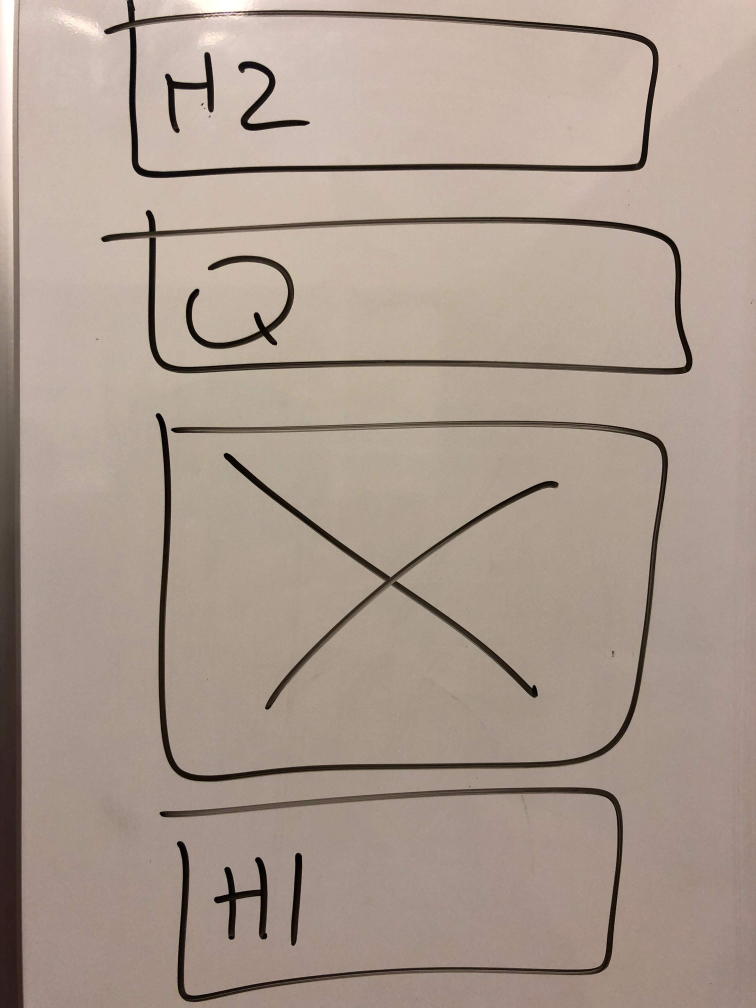
#> input picture dataset/IMG_2915.jpg, 3024 x 4032 px (shown at 1/4 size); its folder holds 2 pictures in this run
$ python preprocess.py dataset out.png
#> lines starting #> are read from the running program, lines starting #| are printed output that depends on the picture
import sys
import cv2
import numpy as np
import os
import base64

def format_path(path):
    if(path[-1:] == '/'):
        path = path[:-1]
    return path

def extension(picname):
    ind = picname.index('.')
    ext = picname[ind + 1 : ]
    return ext

def processImg(img):
    backtorgb = cv2.cvtColor(img,cv2.COLOR_GRAY2BGR)
    resized = cv2.resize(backtorgb, (720,720))
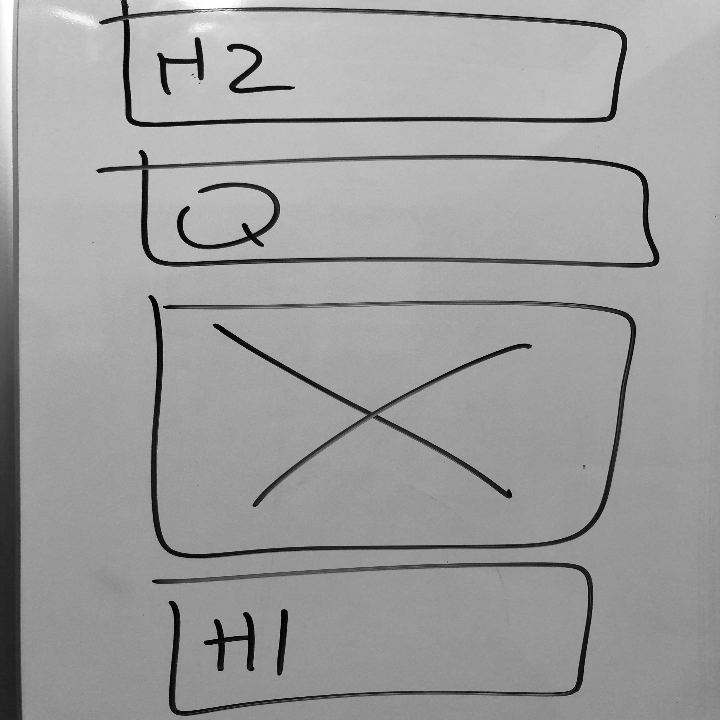
#> resized: shape (720, 720, 3); min 0, max 255, mean 157.6
    blurred = cv2.medianBlur(resized, 5)
#> (the run stopped early here; a loop or call above may not have finished)

$ run again, on dataset/IMG_2920.jpg
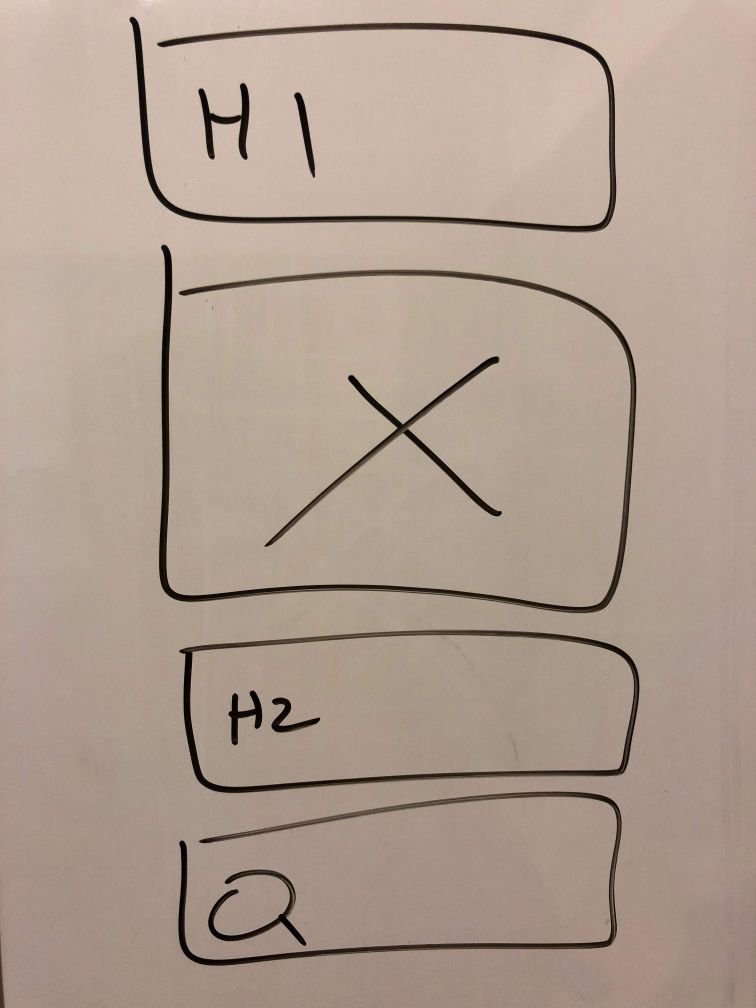
#> input picture dataset/IMG_2920.jpg, 3024 x 4032 px (shown at 1/4 size)
#> in preprocess, `img = cv2.imread(pic, 0)`:
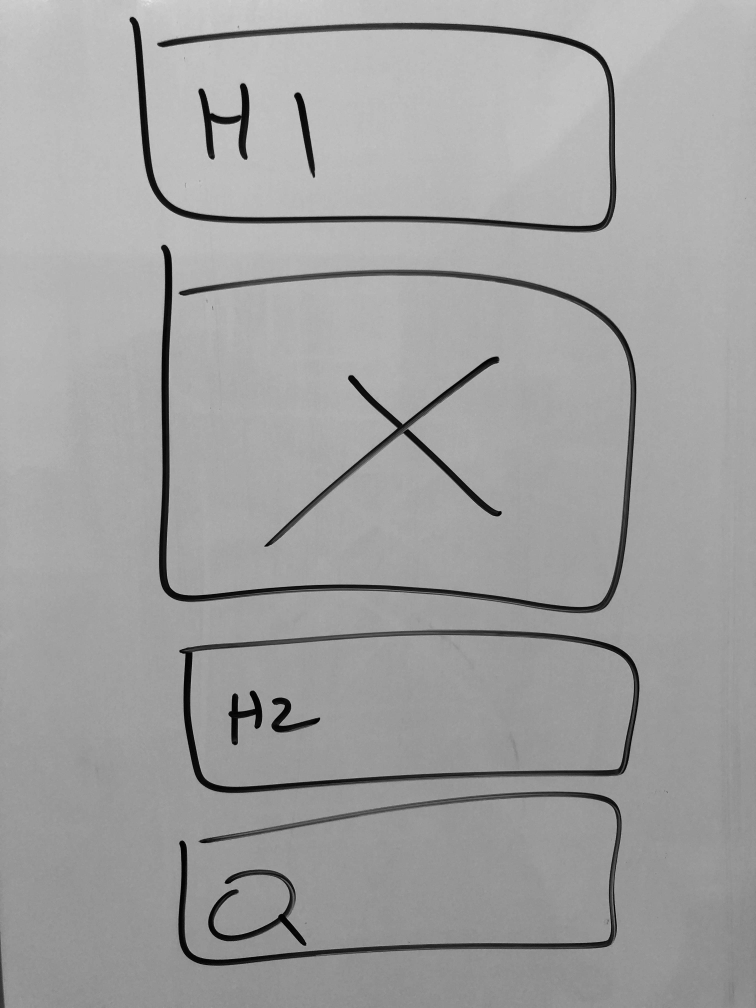
#> img: shape (4032, 3024) (shown at 1/4 size); min 0, max 239, mean 160.6
#> in processImg, `resized = cv2.resize(backtorgb, (720,720))`:
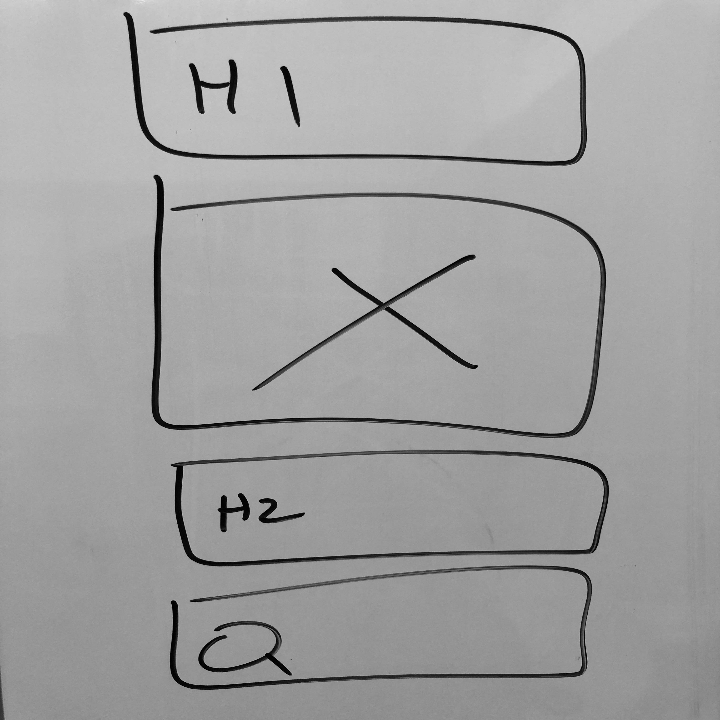
#> resized: shape (720, 720, 3); min 0, max 233, mean 160.5

$ run again, on dataset/IMG_2923.jpg
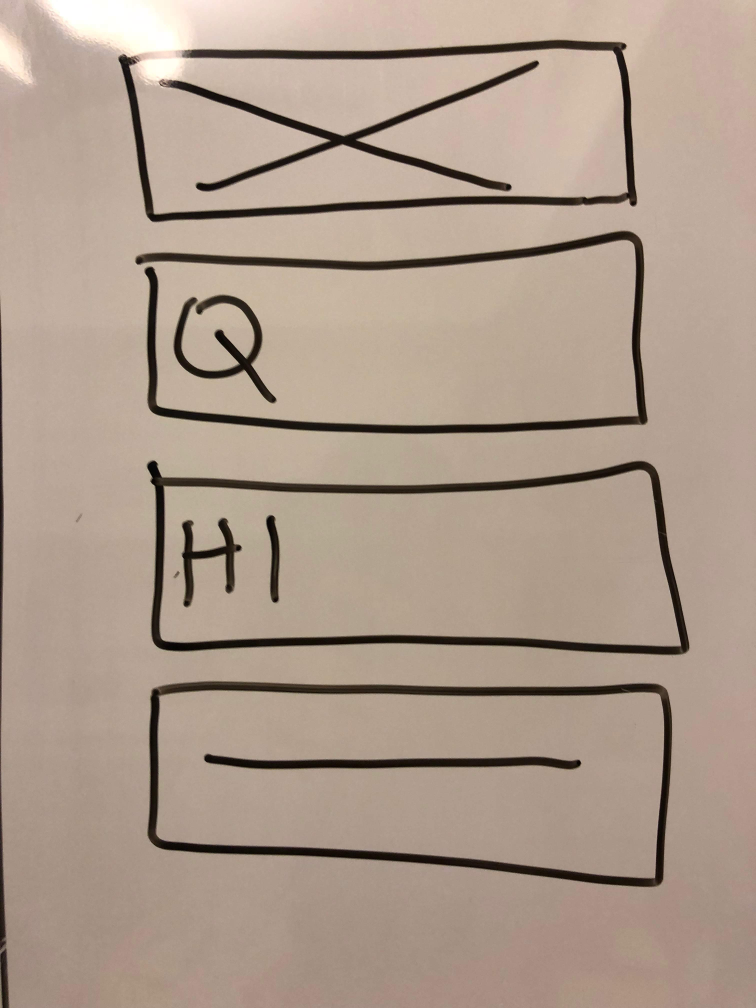
#> input picture dataset/IMG_2923.jpg, 3024 x 4032 px (shown at 1/4 size)
#> in preprocess, `img = cv2.imread(pic, 0)`:
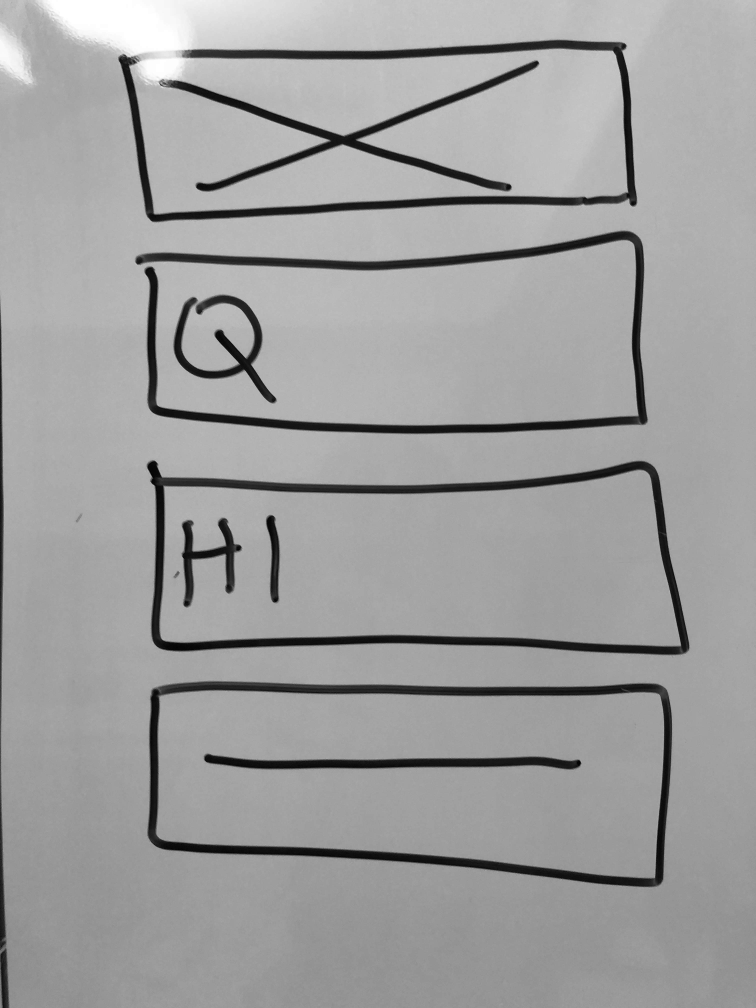
#> img: shape (4032, 3024) (shown at 1/4 size); min 0, max 255, mean 158.2
#> in processImg, `resized = cv2.resize(backtorgb, (720,720))`:
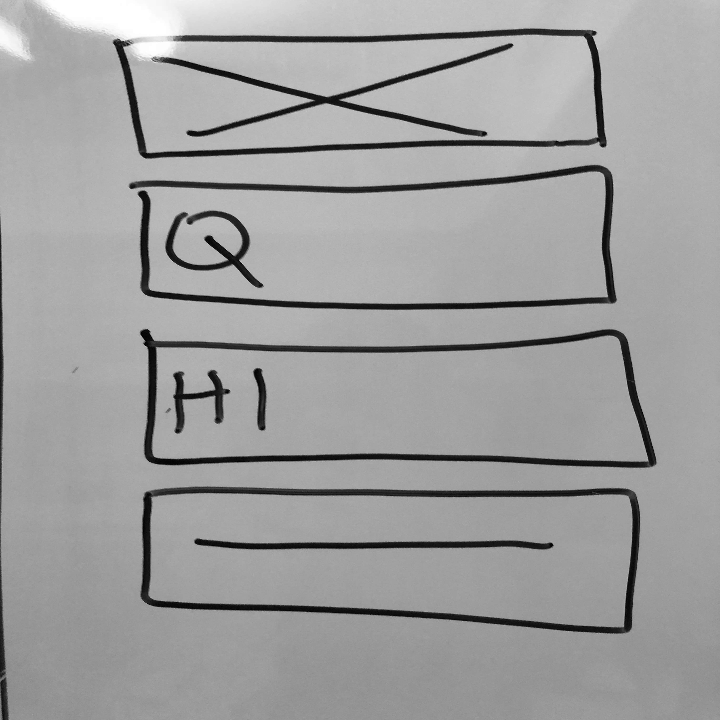
#> resized: shape (720, 720, 3); min 0, max 255, mean 158.2

$ run again, on dataset/IMG_2928.jpg
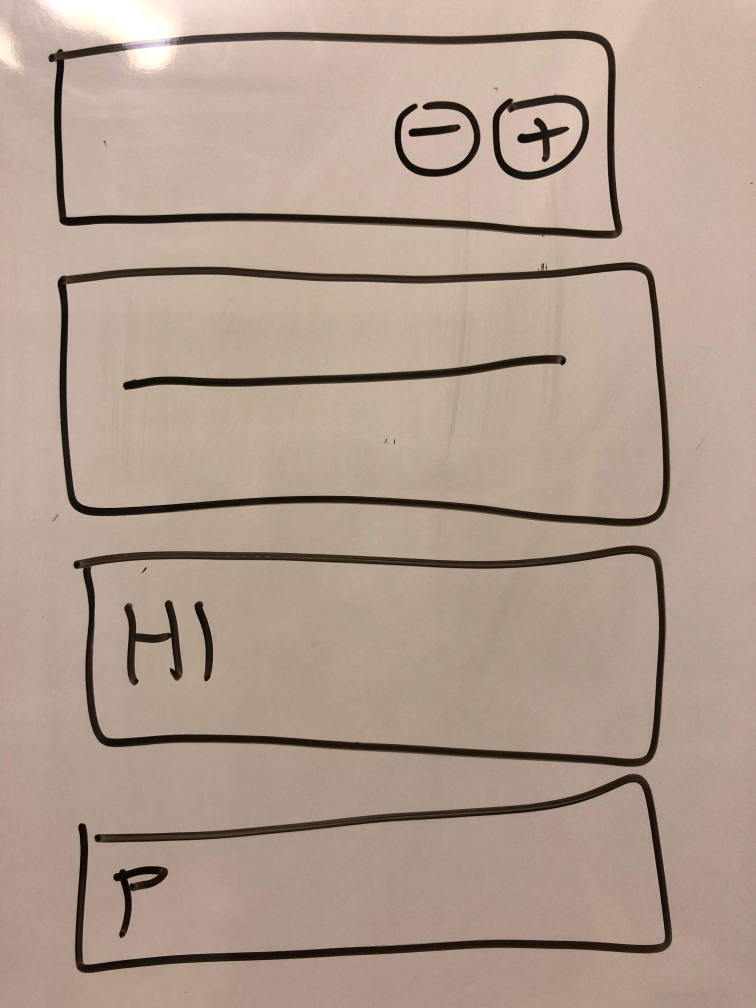
#> input picture dataset/IMG_2928.jpg, 3024 x 4032 px (shown at 1/4 size)
#> in preprocess, `img = cv2.imread(pic, 0)`:
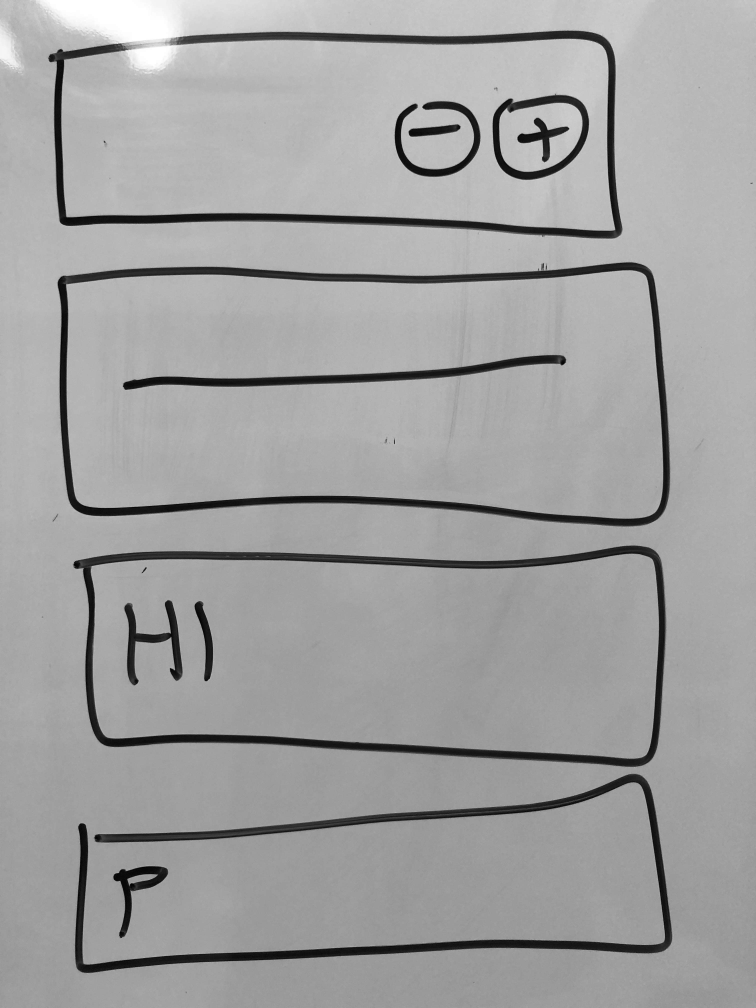
#> img: shape (4032, 3024) (shown at 1/4 size); min 0, max 255, mean 160.4
#> in processImg, `resized = cv2.resize(backtorgb, (720,720))`:
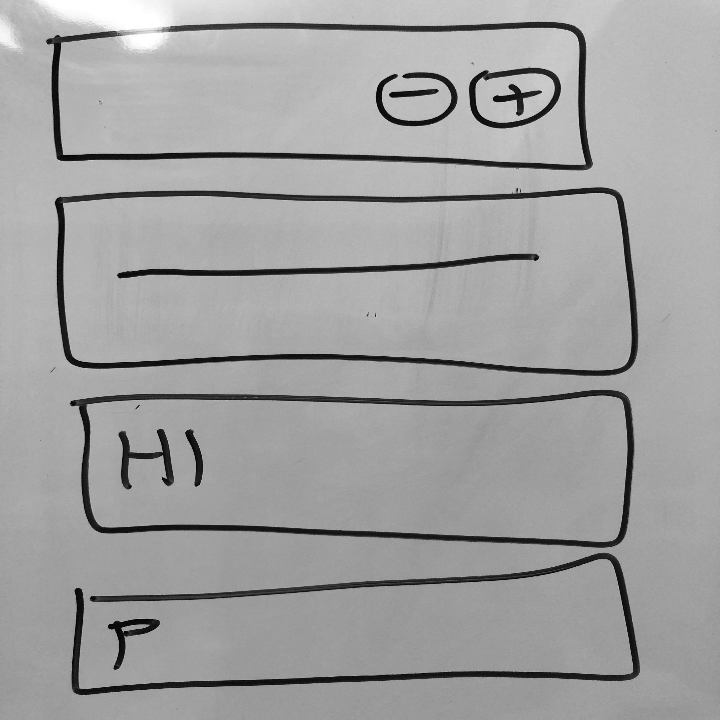
#> resized: shape (720, 720, 3); min 0, max 255, mean 160.3

$ run again, on dataset/IMG_2916.jpg
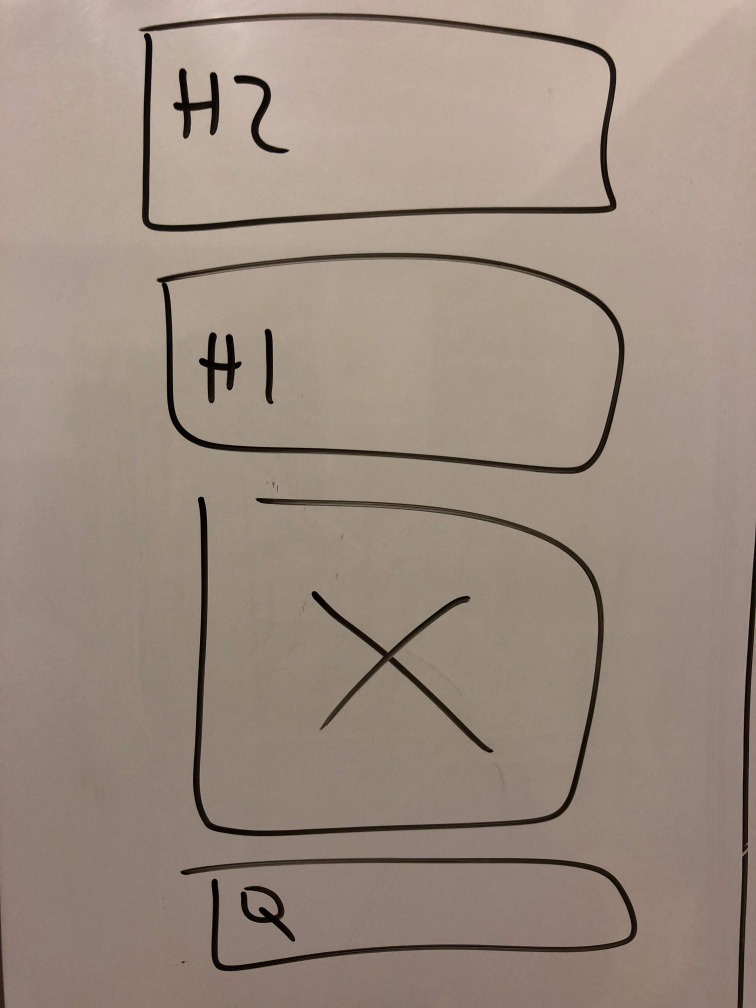
#> input picture dataset/IMG_2916.jpg, 3024 x 4032 px (shown at 1/4 size)
#> in processImg, `resized = cv2.resize(backtorgb, (720,720))`:
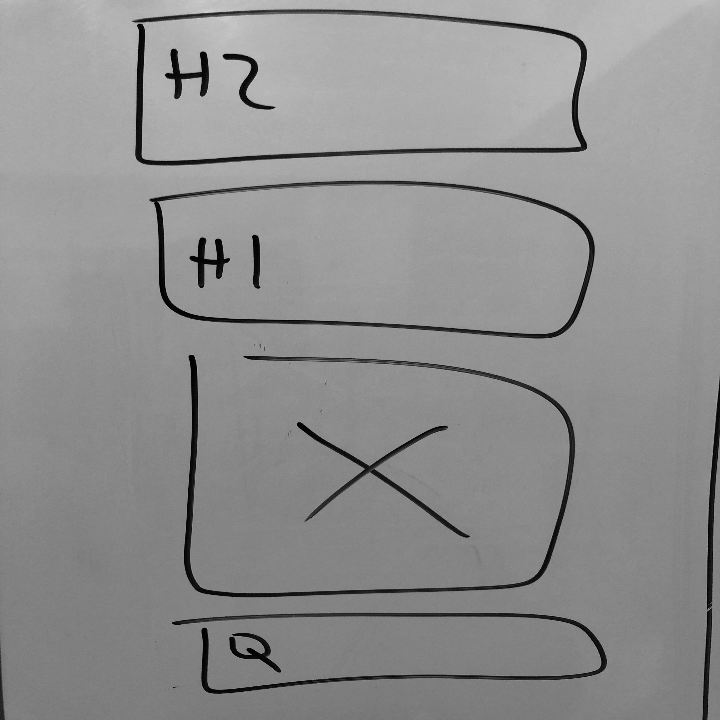
#> resized: shape (720, 720, 3); min 0, max 212, mean 142.7
